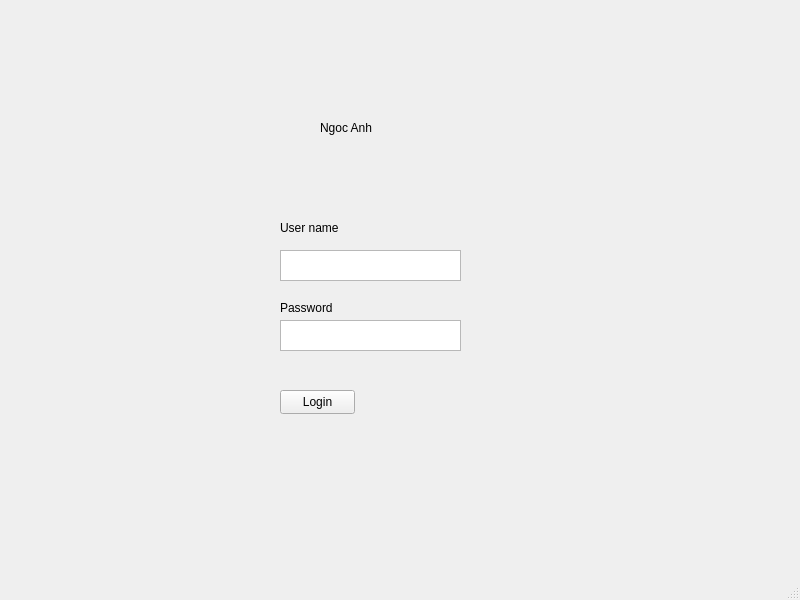
<?xml version="1.0" encoding="UTF-8"?>
<ui version="4.0">
 <class>MainWindow</class>
 <widget class="QMainWindow" name="MainWindow">
  <property name="geometry">
   <rect>
    <x>0</x>
    <y>0</y>
    <width>800</width>
    <height>600</height>
   </rect>
  </property>
  <property name="windowTitle">
   <string>MainWindow</string>
  </property>
  <property name="windowIcon">
   <iconset theme="QIcon::ThemeIcon::CameraPhoto"/>
  </property>
  <widget class="QWidget" name="centralwidget">
   <widget class="QPushButton" name="pushButton">
    <property name="geometry">
     <rect>
      <x>280</x>
      <y>390</y>
      <width>75</width>
      <height>24</height>
     </rect>
    </property>
    <property name="text">
     <string>Login</string>
    </property>
   </widget>
   <widget class="QTextEdit" name="textEdit">
    <property name="geometry">
     <rect>
      <x>280</x>
      <y>250</y>
      <width>181</width>
      <height>31</height>
     </rect>
    </property>
   </widget>
   <widget class="QTextEdit" name="textEdit_2">
    <property name="geometry">
     <rect>
      <x>280</x>
      <y>320</y>
      <width>181</width>
      <height>31</height>
     </rect>
    </property>
   </widget>
   <widget class="QLabel" name="label">
    <property name="geometry">
     <rect>
      <x>280</x>
      <y>230</y>
      <width>49</width>
      <height>16</height>
     </rect>
    </property>
    <property name="text">
     <string/>
    </property>
   </widget>
   <widget class="QLabel" name="label_2">
    <property name="geometry">
     <rect>
      <x>280</x>
      <y>220</y>
      <width>61</width>
      <height>16</height>
     </rect>
    </property>
    <property name="text">
     <string>User name</string>
    </property>
   </widget>
   <widget class="QLabel" name="label_3">
    <property name="geometry">
     <rect>
      <x>280</x>
      <y>300</y>
      <width>61</width>
      <height>16</height>
     </rect>
    </property>
    <property name="text">
     <string>Password</string>
    </property>
   </widget>
   <widget class="QLabel" name="lbl_Notification">
    <property name="geometry">
     <rect>
      <x>320</x>
      <y>120</y>
      <width>61</width>
      <height>16</height>
     </rect>
    </property>
    <property name="text">
     <string>Ngoc Anh</string>
    </property>
   </widget>
  </widget>
  <widget class="QMenuBar" name="menubar">
   <property name="geometry">
    <rect>
     <x>0</x>
     <y>0</y>
     <width>800</width>
     <height>22</height>
    </rect>
   </property>
  </widget>
  <widget class="QStatusBar" name="statusbar"/>
 </widget>
 <resources/>
 <connections/>
</ui>
